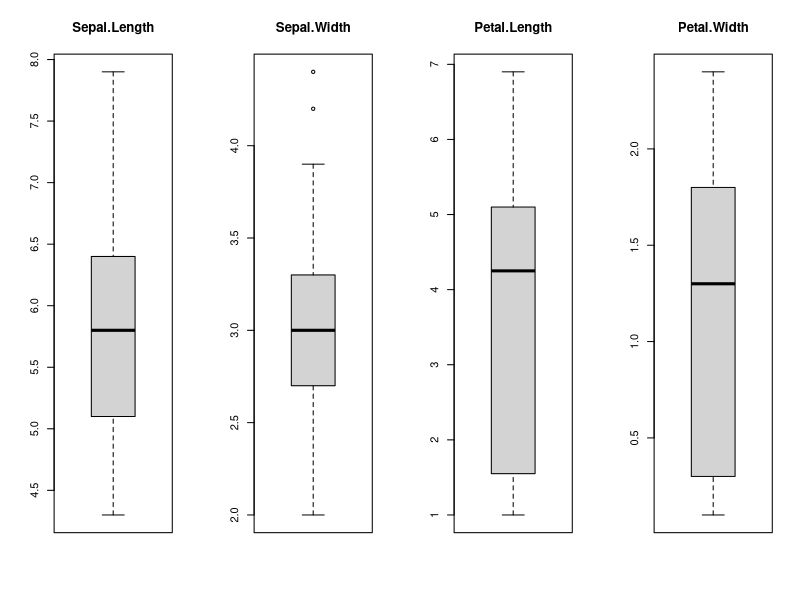
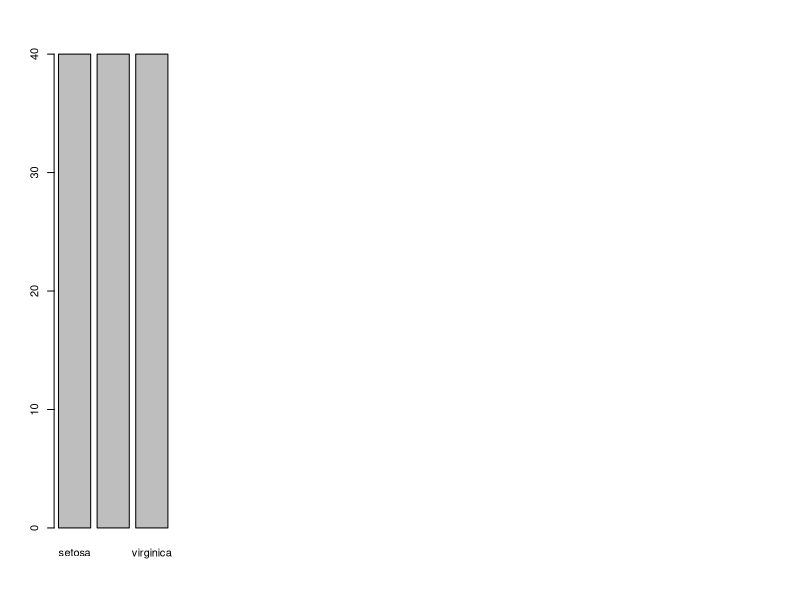
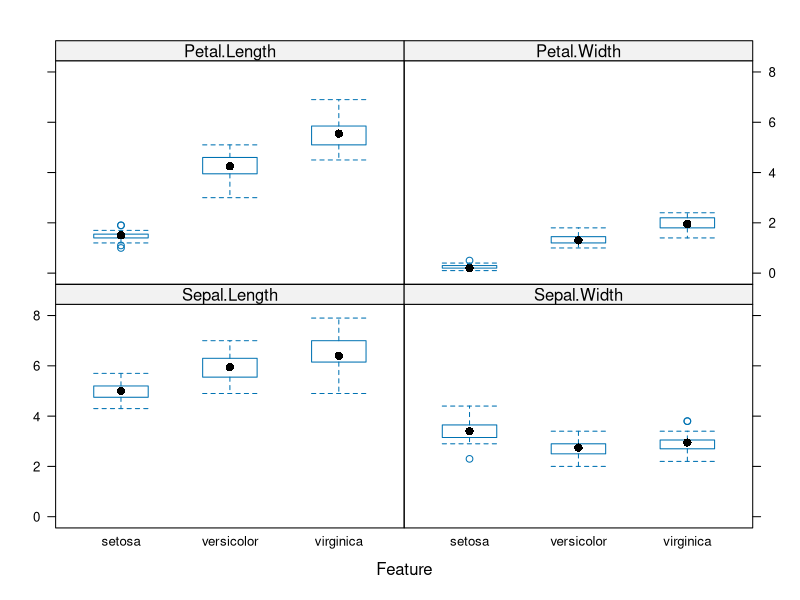
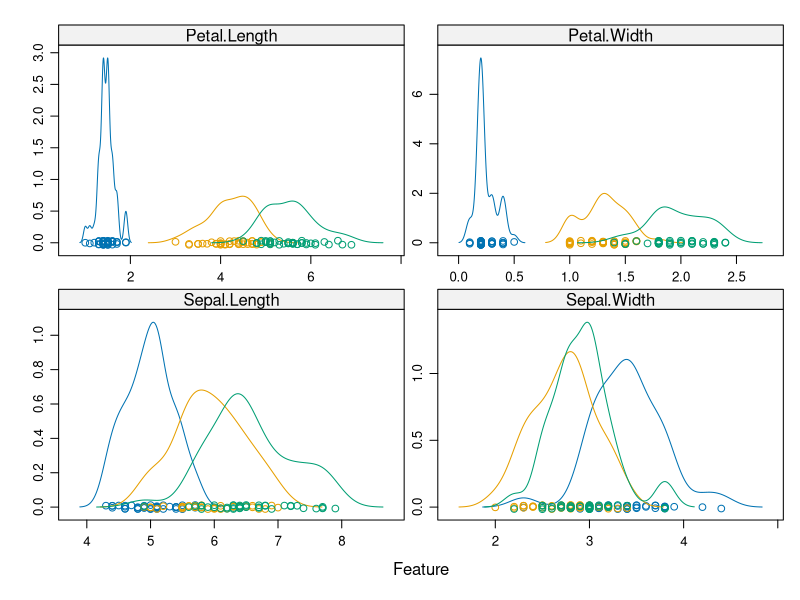

These figures' R source, in order: (Note: this script raises an error after producing the figures.)
## ---- chunk 1
knitr::opts_chunk$set(echo = TRUE)
## ---- chunk 2
# business problem

## ---- chunk 3
library(caret)
## ---- chunk 4

#loading data
data(iris)
dataset <- iris
## ---- chunk 5

# creating 80% rows for training and 20% rows for validation
validation_index <- createDataPartition(dataset$Species, p=0.80, list=FALSE)

# select 20% of the data for validation
validation <- dataset[-validation_index,]

# use the remaining 80% of data to training and testing the models
dataset <- dataset[validation_index,]
## ---- chunk 6
# dimensions of dataset
dim(dataset)
## ---- chunk 7
sapply(dataset, class)
## ---- chunk 8
head(dataset)
## ---- chunk 9
levels(dataset$Species)
## ---- chunk 10
percentage <- prop.table(table(dataset$Species)) * 100
cbind(freq=table(dataset$Species), percentage=percentage)
## ---- chunk 11
summary(dataset)
## ---- chunk 12

# split input and output
x <- dataset[,1:4]
y <- dataset[,5]

# boxplot for each attribute on one image
par(mfrow=c(1,4))
  for(i in 1:4) {
  boxplot(x[,i], main=names(iris)[i])
}

## ---- chunk 13
# barplot for class breakdown
plot(y)
## ---- chunk 14
# box and whisker plots for each attribute
featurePlot(x=x, y=y, plot="box")
## ---- chunk 15
# density plots for each attribute by class value
scales <- list(x=list(relation="free"), y=list(relation="free"))
featurePlot(x=x, y=y, plot="density", scales=scales)
## ---- chunk 16
# Run algorithms using 10-fold cross validation
control <- trainControl(method="cv", number=10)
metric <- "Accuracy"
## ---- chunk 17
# a) linear algorithms
set.seed(7)
fit.lda <- train(Species~., data=dataset, method="lda", metric=metric, trControl=control)
## ---- chunk 18
# b) nonlinear algorithms
# CART
set.seed(7)
fit.cart <- train(Species~., data=dataset, method="rpart", metric=metric, trControl=control)
## ---- chunk 19
# kNN
set.seed(7)
fit.knn <- train(Species~., data=dataset, method="knn", metric=metric, trControl=control)
## ---- chunk 20
# c) advanced algorithms
# SVM
set.seed(7)
fit.svm <- train(Species~., data=dataset, method="svmRadial", metric=metric, trControl=control)
## ---- chunk 21
# Random Forest
set.seed(7)
fit.rf <- train(Species~., data=dataset, method="rf", metric=metric, trControl=control)

## ---- chunk 22

# summarize accuracy of models
results <- resamples(list(lda=fit.lda, cart=fit.cart, knn=fit.knn, svm=fit.svm, rf=fit.rf))
summary(results)

## ---- chunk 23
# compare accuracy of models
dotplot(results)
## ---- chunk 24
# summarize Best Model
print(fit.lda)
## ---- chunk 25
# estimate skill of LDA on the validation dataset
predictions <- predict(fit.lda, validation)
confusionMatrix(predictions, validation$Species)
